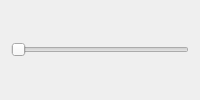
<?xml version="1.0" encoding="UTF-8"?>
<ui version="4.0">
 <class>KWin::StickyWindowSnappingConfigForm</class>
 <widget class="QWidget" name="KWin::StickyWindowSnappingConfigForm">
  <property name="windowTitle">
   <string>Sticky Window Snapping</string>
  </property>
  <layout class="QVBoxLayout" name="verticalLayout">
   <item>
      <widget class="QSlider" name="slider_top">
       <property name="maximum">
        <number>64</number>
       </property>
       <property name="orientation">
        <enum>Qt::Horizontal</enum>
       </property>
      </widget>
   </item>
  </layout>
 </widget>
 <resources/>
 <connections>
  <connection>
   <sender>slider_top</sender>
   <signal>valueChanged(int)</signal>
   <receiver>kcfg_top</receiver>
   <slot>setValue(int)</slot>
  </connection>
 </connections>
</ui>
